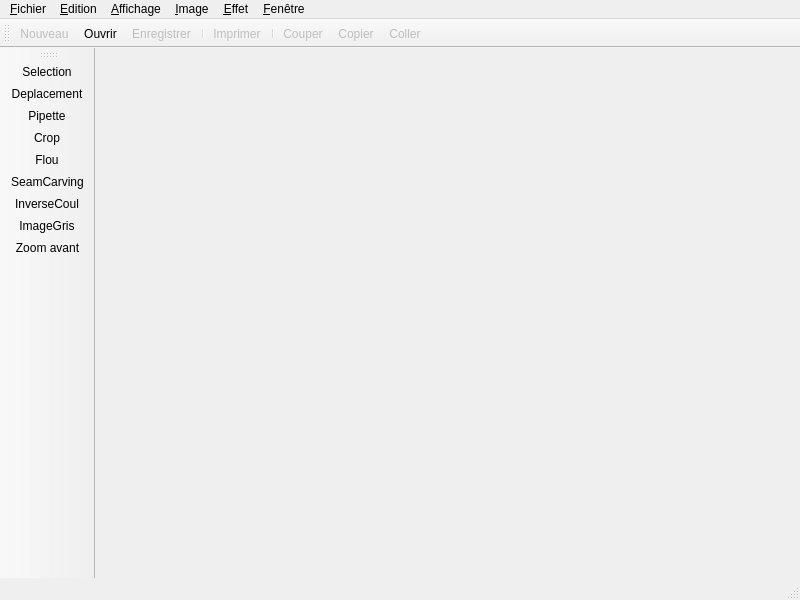
<?xml version="1.0" encoding="UTF-8"?>
<ui version="4.0">
 <class>MainWindow</class>
 <widget class="QMainWindow" name="MainWindow">
  <property name="geometry">
   <rect>
    <x>0</x>
    <y>0</y>
    <width>800</width>
    <height>600</height>
   </rect>
  </property>
  <property name="windowTitle">
   <string>MainWindow</string>
  </property>
  <widget class="QWidget" name="centralwidget"/>
  <widget class="QMenuBar" name="menubar">
   <property name="geometry">
    <rect>
     <x>0</x>
     <y>0</y>
     <width>800</width>
     <height>21</height>
    </rect>
   </property>
   <widget class="QMenu" name="menuTest">
    <property name="title">
     <string>&amp;Fichier</string>
    </property>
    <addaction name="action_Nouveau"/>
    <addaction name="action_Ouvrir"/>
    <addaction name="action_Fermer"/>
    <addaction name="separator"/>
    <addaction name="action_Enregistrer"/>
    <addaction name="action_Enregistrer_sous"/>
    <addaction name="separator"/>
    <addaction name="action_Imprimer"/>
    <addaction name="separator"/>
    <addaction name="actionExit"/>
   </widget>
   <widget class="QMenu" name="menu_Edition">
    <property name="title">
     <string>&amp;Edition</string>
    </property>
    <addaction name="action_Annuler"/>
    <addaction name="separator"/>
    <addaction name="action_Couper"/>
    <addaction name="action_Copier"/>
    <addaction name="action_Coller"/>
    <addaction name="separator"/>
   </widget>
   <widget class="QMenu" name="menu_Affichage">
    <property name="title">
     <string>&amp;Affichage</string>
    </property>
    <addaction name="actionZoom_avant"/>
    <addaction name="action_Zoom_arriere"/>
   </widget>
   <widget class="QMenu" name="menu_Image">
    <property name="title">
     <string>&amp;Image</string>
    </property>
    <addaction name="actionRotation_180"/>
    <addaction name="actionRotation_90_Horaire"/>
    <addaction name="action_Rotation_90_antihoraire"/>
   </widget>
   <widget class="QMenu" name="menu_Effet">
    <property name="title">
     <string>&amp;Effet</string>
    </property>
    <widget class="QMenu" name="menu_Flou">
     <property name="title">
      <string>&amp;Flou</string>
     </property>
     <addaction name="action_Flou_gaussien"/>
     <addaction name="action_Flou_moyenneur"/>
     <addaction name="action_Personnalis_flou"/>
     <addaction name="separator"/>
     <addaction name="action_Taille_filtre"/>
    </widget>
    <widget class="QMenu" name="menu_Datetction_de_contours">
     <property name="title">
      <string>&amp;Datetction de contours</string>
     </property>
     <addaction name="action_Flou_Sobel"/>
     <addaction name="action_Flou_Roberts"/>
     <addaction name="action_Personnalis_Detec"/>
     <addaction name="separator"/>
    </widget>
    <addaction name="menu_Flou"/>
    <addaction name="menu_Datetction_de_contours"/>
   </widget>
   <widget class="QMenu" name="menu_Fen_tre">
    <property name="title">
     <string>&amp;Fenêtre</string>
    </property>
    <addaction name="actionFusion"/>
    <addaction name="actionBarre_d_outil"/>
    <addaction name="actionBarre_de_menu"/>
    <addaction name="actionCouleurs"/>
    <addaction name="actionHistogramme"/>
   </widget>
   <addaction name="menuTest"/>
   <addaction name="menu_Edition"/>
   <addaction name="menu_Affichage"/>
   <addaction name="menu_Image"/>
   <addaction name="menu_Effet"/>
   <addaction name="menu_Fen_tre"/>
  </widget>
  <widget class="QStatusBar" name="statusbar"/>
  <widget class="QToolBar" name="toolBar">
   <property name="windowTitle">
    <string>toolBar</string>
   </property>
   <attribute name="toolBarArea">
    <enum>TopToolBarArea</enum>
   </attribute>
   <attribute name="toolBarBreak">
    <bool>false</bool>
   </attribute>
   <addaction name="action_Nouveau"/>
   <addaction name="action_Ouvrir"/>
   <addaction name="action_Enregistrer"/>
   <addaction name="separator"/>
   <addaction name="action_Imprimer"/>
   <addaction name="separator"/>
   <addaction name="action_Couper"/>
   <addaction name="action_Copier"/>
   <addaction name="action_Coller"/>
  </widget>
  <widget class="QToolBar" name="toolBar_2">
   <property name="windowTitle">
    <string>toolBar_2</string>
   </property>
   <attribute name="toolBarArea">
    <enum>LeftToolBarArea</enum>
   </attribute>
   <attribute name="toolBarBreak">
    <bool>false</bool>
   </attribute>
   <addaction name="action_Selection"/>
   <addaction name="actionDeplacement"/>
   <addaction name="actionPipette"/>
   <addaction name="actionCrop"/>
   <addaction name="actionFlou"/>
   <addaction name="actionSeamCarving"/>
   <addaction name="actionInverseCoul"/>
   <addaction name="actionImageGris"/>
   <addaction name="actionZoom_avant"/>
  </widget>
  <action name="action_Nouveau">
   <property name="enabled">
    <bool>false</bool>
   </property>
   <property name="icon">
    <iconset resource="res.qrc">
     <normaloff>:/Edition/Menu Edition/new file.png</normaloff>:/Edition/Menu Edition/new file.png</iconset>
   </property>
   <property name="text">
    <string>&amp;Nouveau</string>
   </property>
   <property name="shortcut">
    <string>Ctrl+N</string>
   </property>
  </action>
  <action name="action_Ouvrir">
   <property name="icon">
    <iconset resource="res.qrc">
     <normaloff>:/Edition/Menu Edition/Open.png</normaloff>:/Edition/Menu Edition/Open.png</iconset>
   </property>
   <property name="text">
    <string>&amp;Ouvrir</string>
   </property>
   <property name="shortcut">
    <string>Ctrl+O</string>
   </property>
  </action>
  <action name="action_Fermer">
   <property name="enabled">
    <bool>false</bool>
   </property>
   <property name="icon">
    <iconset resource="res.qrc">
     <normaloff>:/Edition/Menu Edition/Close file.png</normaloff>:/Edition/Menu Edition/Close file.png</iconset>
   </property>
   <property name="text">
    <string>&amp;Fermer</string>
   </property>
   <property name="shortcut">
    <string>Ctrl+W</string>
   </property>
  </action>
  <action name="action_Enregistrer">
   <property name="enabled">
    <bool>false</bool>
   </property>
   <property name="icon">
    <iconset resource="res.qrc">
     <normaloff>:/Edition/Menu Edition/Save.png</normaloff>:/Edition/Menu Edition/Save.png</iconset>
   </property>
   <property name="text">
    <string>&amp;Enregistrer</string>
   </property>
   <property name="shortcut">
    <string>Ctrl+S</string>
   </property>
  </action>
  <action name="action_Enregistrer_sous">
   <property name="enabled">
    <bool>false</bool>
   </property>
   <property name="icon">
    <iconset resource="res.qrc">
     <normaloff>:/Edition/Menu Edition/Save as.png</normaloff>:/Edition/Menu Edition/Save as.png</iconset>
   </property>
   <property name="text">
    <string>&amp;Enregistrer sous</string>
   </property>
   <property name="shortcut">
    <string>Ctrl+Shift+S</string>
   </property>
  </action>
  <action name="action_Imprimer">
   <property name="enabled">
    <bool>false</bool>
   </property>
   <property name="icon">
    <iconset resource="res.qrc">
     <normaloff>:/Edition/Menu Edition/Print.png</normaloff>:/Edition/Menu Edition/Print.png</iconset>
   </property>
   <property name="text">
    <string>&amp;Imprimer</string>
   </property>
   <property name="shortcut">
    <string>Ctrl+P</string>
   </property>
  </action>
  <action name="actionExit">
   <property name="text">
    <string>Exit</string>
   </property>
  </action>
  <action name="action_Annuler">
   <property name="icon">
    <iconset resource="res.qrc">
     <normaloff>:/File/Menu File/Undo.png</normaloff>:/File/Menu File/Undo.png</iconset>
   </property>
   <property name="text">
    <string>&amp;Annuler</string>
   </property>
   <property name="shortcut">
    <string>Ctrl+Z</string>
   </property>
  </action>
  <action name="action_Couper">
   <property name="enabled">
    <bool>false</bool>
   </property>
   <property name="icon">
    <iconset resource="res.qrc">
     <normaloff>:/File/Menu File/couper.png</normaloff>:/File/Menu File/couper.png</iconset>
   </property>
   <property name="text">
    <string>&amp;Couper</string>
   </property>
   <property name="shortcut">
    <string>Ctrl+X</string>
   </property>
  </action>
  <action name="action_Copier">
   <property name="enabled">
    <bool>false</bool>
   </property>
   <property name="icon">
    <iconset resource="res.qrc">
     <normaloff>:/File/Menu File/copier.png</normaloff>:/File/Menu File/copier.png</iconset>
   </property>
   <property name="text">
    <string>&amp;Copier</string>
   </property>
   <property name="shortcut">
    <string>Ctrl+C</string>
   </property>
  </action>
  <action name="action_Coller">
   <property name="enabled">
    <bool>false</bool>
   </property>
   <property name="icon">
    <iconset resource="res.qrc">
     <normaloff>:/File/Menu File/Paste.png</normaloff>:/File/Menu File/Paste.png</iconset>
   </property>
   <property name="text">
    <string>&amp;Coller</string>
   </property>
   <property name="shortcut">
    <string>Ctrl+V</string>
   </property>
  </action>
  <action name="actionZoom_avant">
   <property name="icon">
    <iconset resource="res.qrc">
     <normaloff>:/Affichage/Menu Afichage/Zoom avant.png</normaloff>:/Affichage/Menu Afichage/Zoom avant.png</iconset>
   </property>
   <property name="text">
    <string>Zoom avant</string>
   </property>
   <property name="shortcut">
    <string>Ctrl++</string>
   </property>
  </action>
  <action name="action_Zoom_arriere">
   <property name="icon">
    <iconset resource="res.qrc">
     <normaloff>:/Affichage/Menu Afichage/Zoom arriere.png</normaloff>:/Affichage/Menu Afichage/Zoom arriere.png</iconset>
   </property>
   <property name="text">
    <string>&amp;Zoom arrière</string>
   </property>
   <property name="shortcut">
    <string>Ctrl+-</string>
   </property>
  </action>
  <action name="actionRotation_90_Horaire">
   <property name="icon">
    <iconset resource="res.qrc">
     <normaloff>:/Image/Menu Image/Rotation clock.png</normaloff>:/Image/Menu Image/Rotation clock.png</iconset>
   </property>
   <property name="text">
    <string>Rotation 90° Horaire</string>
   </property>
  </action>
  <action name="action_Rotation_90_antihoraire">
   <property name="icon">
    <iconset resource="res.qrc">
     <normaloff>:/Image/Menu Image/Rotation otherclock.png</normaloff>:/Image/Menu Image/Rotation otherclock.png</iconset>
   </property>
   <property name="text">
    <string>&amp;Rotation 90° antihoraire</string>
   </property>
  </action>
  <action name="actionRotation_180">
   <property name="icon">
    <iconset resource="res.qrc">
     <normaloff>:/Image/Menu Image/Rotation 180.png</normaloff>:/Image/Menu Image/Rotation 180.png</iconset>
   </property>
   <property name="text">
    <string>Rotation 180°</string>
   </property>
  </action>
  <action name="action_Flou_gaussien">
   <property name="text">
    <string>&amp;Flou gaussien </string>
   </property>
  </action>
  <action name="action_Flou_moyenneur">
   <property name="text">
    <string>&amp;Flou moyenneur</string>
   </property>
  </action>
  <action name="action_Personnalis_flou">
   <property name="text">
    <string>&amp;Personnalisé...</string>
   </property>
  </action>
  <action name="action_Flou_Sobel">
   <property name="text">
    <string>&amp;Flou Sobel</string>
   </property>
  </action>
  <action name="action_Flou_Roberts">
   <property name="text">
    <string>&amp;Flou Roberts</string>
   </property>
  </action>
  <action name="action_Personnalis_Detec">
   <property name="text">
    <string>&amp;Personnalisé...</string>
   </property>
  </action>
  <action name="actionFusion">
   <property name="checkable">
    <bool>true</bool>
   </property>
   <property name="checked">
    <bool>true</bool>
   </property>
   <property name="text">
    <string>Fusion</string>
   </property>
  </action>
  <action name="actionBarre_d_outil">
   <property name="checkable">
    <bool>true</bool>
   </property>
   <property name="text">
    <string>Barre d'outil</string>
   </property>
  </action>
  <action name="actionBarre_de_menu">
   <property name="checkable">
    <bool>true</bool>
   </property>
   <property name="text">
    <string>Barre de menu</string>
   </property>
  </action>
  <action name="actionCouleurs">
   <property name="checkable">
    <bool>true</bool>
   </property>
   <property name="text">
    <string>Couleurs</string>
   </property>
  </action>
  <action name="actionHistogramme">
   <property name="checkable">
    <bool>true</bool>
   </property>
   <property name="text">
    <string>Histogramme</string>
   </property>
  </action>
  <action name="action_Taille_filtre">
   <property name="text">
    <string>&amp;Taille filtre</string>
   </property>
  </action>
  <action name="action_Selection">
   <property name="icon">
    <iconset resource="res.qrc">
     <normaloff>:/Barre outil/Tool bar/Selection.png</normaloff>:/Barre outil/Tool bar/Selection.png</iconset>
   </property>
   <property name="text">
    <string>&amp;Selection</string>
   </property>
  </action>
  <action name="actionDeplacement">
   <property name="icon">
    <iconset resource="res.qrc">
     <normaloff>:/Barre outil/Tool bar/Deplacement.png</normaloff>:/Barre outil/Tool bar/Deplacement.png</iconset>
   </property>
   <property name="text">
    <string>Deplacement</string>
   </property>
  </action>
  <action name="actionCrop">
   <property name="icon">
    <iconset resource="res.qrc">
     <normaloff>:/Barre outil/Tool bar/Crop.png</normaloff>:/Barre outil/Tool bar/Crop.png</iconset>
   </property>
   <property name="text">
    <string>Crop</string>
   </property>
  </action>
  <action name="actionFlou">
   <property name="icon">
    <iconset resource="res.qrc">
     <normaloff>:/Barre outil/Tool bar/Flou.png</normaloff>:/Barre outil/Tool bar/Flou.png</iconset>
   </property>
   <property name="text">
    <string>Flou</string>
   </property>
  </action>
  <action name="actionSeamCarving">
   <property name="icon">
    <iconset resource="res.qrc">
     <normaloff>:/Barre outil/Tool bar/Seamcarving.png</normaloff>:/Barre outil/Tool bar/Seamcarving.png</iconset>
   </property>
   <property name="text">
    <string>SeamCarving</string>
   </property>
  </action>
  <action name="actionPipette">
   <property name="enabled">
    <bool>true</bool>
   </property>
   <property name="icon">
    <iconset resource="res.qrc">
     <normaloff>:/group1/pipette-icon.png</normaloff>:/group1/pipette-icon.png</iconset>
   </property>
   <property name="text">
    <string>Pipette</string>
   </property>
  </action>
  <action name="actionInverseCoul">
   <property name="icon">
    <iconset resource="res.qrc">
     <normaloff>:/Barre outil/Tool bar/negatif couleur.png</normaloff>:/Barre outil/Tool bar/negatif couleur.png</iconset>
   </property>
   <property name="text">
    <string>InverseCoul</string>
   </property>
  </action>
  <action name="actionImageGris">
   <property name="icon">
    <iconset resource="res.qrc">
     <normaloff>:/Barre outil/Tool bar/imagegris.png</normaloff>:/Barre outil/Tool bar/imagegris.png</iconset>
   </property>
   <property name="text">
    <string>ImageGris</string>
   </property>
  </action>
 </widget>
 <resources>
  <include location="res.qrc"/>
 </resources>
 <connections/>
</ui>
